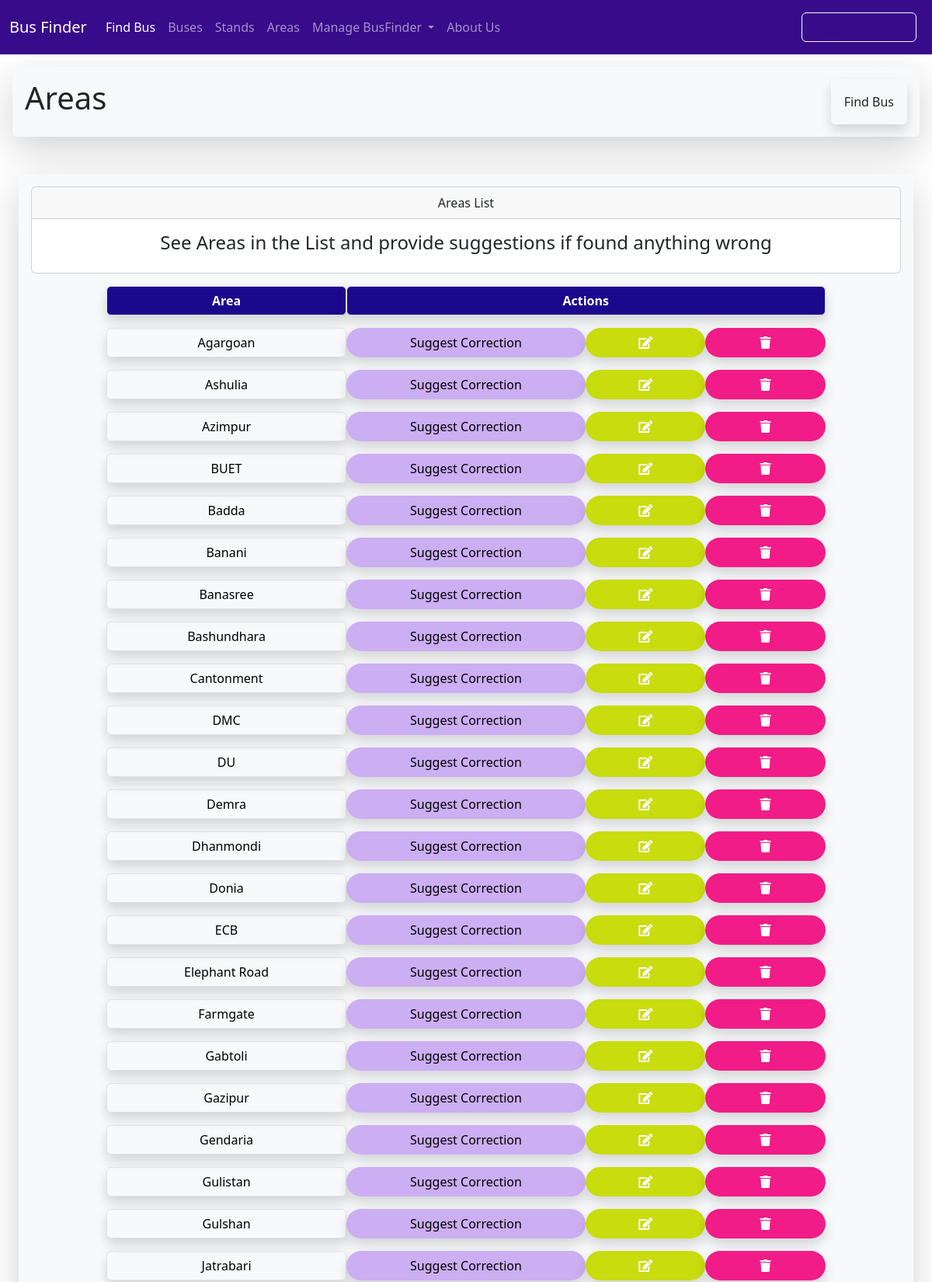
Page /stand/arealist/ (upper part) on the committed database.
### Stands/models.py (models this page shows, shortened)
class Area(models.Model):
    a_no=models.PositiveIntegerField(unique=True)
    a_name=models.CharField(max_length=100)
    class Meta:
        ordering=['a_name']

### Stands/views.py (the view)
# urls.py: path('arealist/', views.areas, name='areas'),
def areas(request):
    areas = Area.objects.all()
    context = {'areas': areas}
    return render(request, 'areas.html', context)

### Stands/templates/areas.html (shortened to what this page needs)
{% extends "base.html" %}
{% block page_header %}
  <h1>Areas</h1>
  <a class="btn bg-parent p-3 shadow border border-light text-nowrap" href="{% url 'findBus' %}">Find Bus</a>
{% endblock page_header %}
{% block content %}
  <div class="card text-center">
    <div class="card-header">Areas List</div>
    <div class="card-body">
      <h4 class="card-title">See Areas in the List and provide suggestions if found anything wrong</h4>
    </div>
  </div>
  <div class="container col-12 col-sm-12 col-md-12 col-lg-10 text-center">
    <div class="row gx-3">
      <a style="background-color: rgb(28, 8, 141);" class="col gy-3 col-12 col-sm-12 col-md-4 col-lg-4 btn shadow border text-white d-flex justify-content-center align-items-center"><b>Area</b></a>
      <a style="background-color: rgb(28, 8, 141);" class="col gy-3 col-12 col-sm-12 col-md-8 col-lg-8 btn shadow border text-white d-flex justify-content-center align-items-center"><b>Actions</b></a>
    </div>
    {% for area in areas %}
    <div class="row gx-3">
      <a href="{% url 'stands:area' area.id %}" class="col gy-3 col-12 col-sm-12 col-md-4 col-lg-4 btn shadow border text-black d-flex justify-content-center align-items-center">{{ area.a_name }}</a>
      {% if user.is_authenticated %}
        <a href="{% url 'suggest_area' stand.id %}" class="col gy-3 col-8 col-sm-8 col-md-4 col-lg-4 btn bg-warning text-white rounded-pill shadow d-flex justify-content-center align-items-center">Suggest Correction</a>
        <a href="{% url 'stands:edit_stand' stand.id %}" class="col gy-3 col-2 col-sm-2 col-md-2 col-lg-2 btn bg-warning text-white rounded-pill shadow d-flex justify-content-center align-items-center">!_Edit</a>
        <a href="{% url 'stands:edit_stand' stand.id %}" class="col gy-3 col-2 col-sm-2 col-md-2 col-lg-2 btn bg-danger text-white rounded-pill shadow d-flex justify-content-center align-items-center">!_Delete</a>
      {% else %}
        <a style="background-color: rgb(204, 174, 243);" href="{% url 'suggest_area' area.id %}" class="col gy-3 col-8 col-sm-8 col-md-4 col-lg-4 btn text-black rounded-pill shadow d-flex justify-content-center align-items-center">Suggest Correction</a>
        <a style="background-color: rgba(198, 219, 6, 0.966);" class="col gy-3 col-2 col-sm-2 col-md-2 col-lg-2 btn text-white text-center rounded-pill shadow d-flex justify-content-center align-items-center" data-bs-toggle="modal" data-bs-target="#exampleModal"><i class="fas fa-edit text-center"></i></a>
        <a style="background-color: rgba(241, 20, 131, 0.966);" class="col gy-3 col-2 col-sm-2 col-md-2 col-lg-2 btn text-white rounded-pill shadow d-flex justify-content-center align-items-center" data-bs-toggle="modal" data-bs-target="#exampleModal"><i class="fas fa-trash"></i></a>
      {% endif %}
    </div>
    {% empty %}
      <h3>No Area have been added yet !</h3>
    {% endfor %}
  </div>
{% endblock content %}

### rows in the picture
Area: a_name "Agargoan"
Area: a_name "Ashulia"
Area: a_name "Azimpur"
Area: a_name "BUET"
Area: a_name "Badda"
Area: a_name "Banani"
Area: a_name "Banasree"
Area: a_name "Bashundhara"
Area: a_name "Cantonment"
Area: a_name "DMC"
Area: a_name "DU"
Area: a_name "Demra"
Area: a_name "Dhanmondi"
Area: a_name "Donia"
Area: a_name "ECB"
Area: a_name "Elephant Road"
Area: a_name "Farmgate"
Area: a_name "Gabtoli"
Area: a_name "Gazipur"
Area: a_name "Gendaria"
Area: a_name "Gulistan"
Area: a_name "Gulshan"
Area: a_name "Jatrabari"
